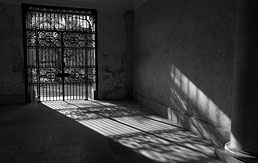
#> input picture UTS/input_image.jpg, 258 x 163 px, found by its file name
$ jupyter execute CV_UTS_1.ipynb   (shell and % lines are left out)
#> lines starting #> are read from the running program, lines starting #| are printed output that depends on the picture
#> further down, img2 is the input picture: shape (163, 258, 3); min 0, max 255, mean 54.5
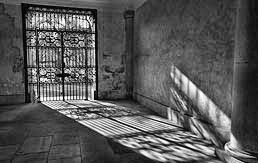
#> input picture UTS/reference.jpg, 258 x 163 px, found by its file name
#> further down, reference2 is the input picture: shape (163, 258, 3); min 0, max 255, mean 87.3
[cell 1]
import cv2 as cv
from matplotlib import pyplot as plt
import numpy as np

from google.colab.patches import cv2_imshow

[cell 2]
def calculate_cdf(histogram):
    #digunakan untuk mencari cumulative distribution function yang sudah di normalize dari histogram gambar yang ada

    cdf = histogram.cumsum()
    normalized_cdf = cdf / float(cdf.max())

    return normalized_cdf

def calculate_lookup(src_cdf, ref_cdf):
    #digunakan untuk membuat lookup table yang nanti akan digunakan untuk menyesuaikan setiap gambarnya dengan target references

    lookup_table = np.zeros(256)
    lookup_val = 0
    for src_pixel_val in range(len(src_cdf)):
        lookup_val
        for ref_pixel_val in range(len(ref_cdf)):
            if ref_cdf[ref_pixel_val] >= src_cdf[src_pixel_val]:
                lookup_val = ref_pixel_val
                break
        lookup_table[src_pixel_val] = lookup_val
    return lookup_table

def match_histograms(src_image, ref_image):
    #gambarnya di split dulu menjadi 3 attribute warna B G R
    src_b, src_g, src_r = cv.split(src_image)
    ref_b, ref_g, ref_r = cv.split(ref_image)

    #lalu setiap warna akan di hitung histogramnya sendiri-diri
    src_hist_blue, bin_0 = np.histogram(src_b.flatten(), 256, [0,256])
#> src_hist_blue = 256 values, max 1130 at index 31, min 2 at index 242, mean 164.3; bin_0 = 257 values from 0 to 256
    src_hist_green, bin_1 = np.histogram(src_g.flatten(), 256, [0,256])
#> src_hist_green has the same summary as src_hist_blue; bin_1 = 257 values from 0 to 256
    src_hist_red, bin_2 = np.histogram(src_r.flatten(), 256, [0,256])
#> src_hist_red has the same summary as src_hist_blue; bin_2 = 257 values from 0 to 256
    ref_hist_blue, bin_3 = np.histogram(ref_b.flatten(), 256, [0,256])
#> ref_hist_blue = 256 values, max 539 at index 62, min 7 at index 1, mean 164.3; bin_3 = 257 values from 0 to 256
    ref_hist_green, bin_4 = np.histogram(ref_g.flatten(), 256, [0,256])
#> ref_hist_green has the same summary as ref_hist_blue; bin_4 = 257 values from 0 to 256
    ref_hist_red, bin_5 = np.histogram(ref_r.flatten(), 256, [0,256])
#> ref_hist_red has the same summary as ref_hist_blue; bin_5 = 257 values from 0 to 256

    #menghitung cdf setiap warna
    src_cdf_blue = calculate_cdf(src_hist_blue)
#> in calculate_cdf, `cdf = histogram.cumsum()`: cdf = 256 values from 297 to 42054
#> in calculate_cdf, `normalized_cdf = cdf / float(cdf.max())`: normalized_cdf = 256 values from 0.00706 to 1
#> src_cdf_blue = 256 values from 0.00706 to 1
    src_cdf_green = calculate_cdf(src_hist_green)
#> src_cdf_green = 256 values from 0.00706 to 1
    src_cdf_red = calculate_cdf(src_hist_red)
#> src_cdf_red = 256 values from 0.00706 to 1
    ref_cdf_blue = calculate_cdf(ref_hist_blue)
#> ref_cdf_blue = 256 values from 0.000214 to 1
    ref_cdf_green = calculate_cdf(ref_hist_green)
#> ref_cdf_green = 256 values from 0.000214 to 1
    ref_cdf_red = calculate_cdf(ref_hist_red)
#> ref_cdf_red = 256 values from 0.000214 to 1

    #Membuat lookup table untuk setiap warna
    blue_lookup_table = calculate_lookup(src_cdf_blue, ref_cdf_blue)
#> after the loop in calculate_lookup, `for src_pixel_val in range(len(src_cdf)):`: lookup_table = 256 values from 5 to 255
#> blue_lookup_table = 256 values from 5 to 255
    green_lookup_table = calculate_lookup(src_cdf_green, ref_cdf_green)
#> green_lookup_table = 256 values from 5 to 255
    red_lookup_table = calculate_lookup(src_cdf_red, ref_cdf_red)
#> red_lookup_table = 256 values from 5 to 255

    # transform gambarnya berdasarkan lookup table tadi
    blue_after_transform = cv.LUT(src_b, blue_lookup_table)
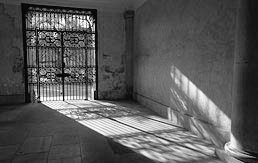
#> blue_after_transform: shape (163, 258) float64; min 5, max 255, mean 88.1
    green_after_transform = cv.LUT(src_g, green_lookup_table)
    red_after_transform = cv.LUT(src_r, red_lookup_table)

    # Menggabungkan BGR tadi menjadi 1 gambar
    image_after_matching = cv.merge([
        blue_after_transform, green_after_transform, red_after_transform])
    image_after_matching = cv.convertScaleAbs(image_after_matching)

    return image_after_matching

[cell 3]
img2 = cv.imread('input_image.jpg')
reference2 = cv.imread('reference.jpg')

output_image = match_histograms(img2, reference2)

[cell 4]
output3 = [output_image,reference2]
titles3 = ['equalized image','references']

[cell 5]
for i in range(2):
    plt.subplot(1,2,i+1)
    plt.imshow(output3[i],cmap='gray')
    plt.title(titles3[i])
    plt.xticks([])
    plt.yticks([])
plt.show()
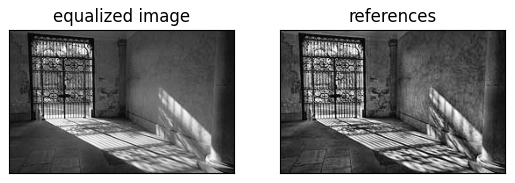
#> figure drawn by matplotlib, 2 panels

[cell 6]
for i in range(2):
    plt.figure(figsize=(20,5))
    plt.subplot(1,2,i+1)
    plt.hist(output3[i].ravel(), 256 ,[0,256])
    # plt.legend(loc = 'upper right')
    plt.xlabel('Intensity')
    plt.ylabel('Quantity')
plt.show()
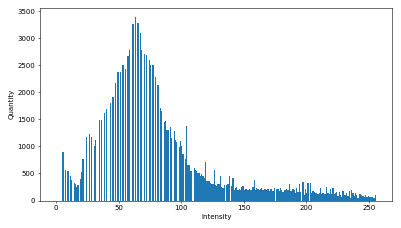
#> figure drawn by matplotlib, 1 panel; tallest bar 3390 high, from x = 63 to 64
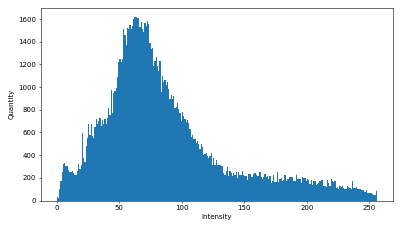
#> figure drawn by matplotlib, 1 panel
